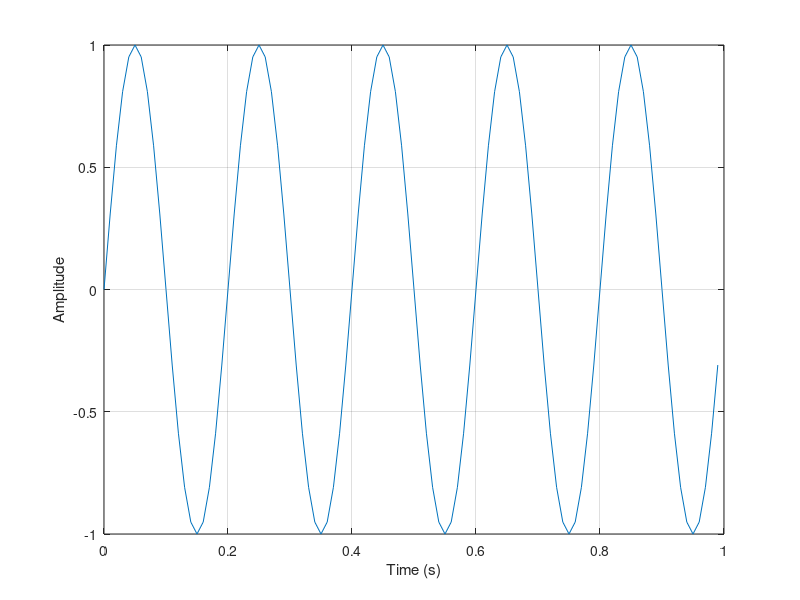

This chart was generated by the following MATLAB code:
% 波的频率与采样
% 教学合成数据，使用基础 MATLAB。
% 预期：时间域有 5 个周期；频谱峰值在 5 Hz。
fs = 100; N = 100;
t = (0:N-1)/fs;
y = sin(2*pi*5*t);
Y = abs(fft(y))/N;
f = (0:N/2)*fs/N;
[~,idx] = max(Y(1:N/2+1));
peak_Hz = f(idx);
figure; plot(t,y); xlabel('Time (s)'); ylabel('Amplitude'); grid on;
assert(peak_Hz==5); disp(peak_Hz);
